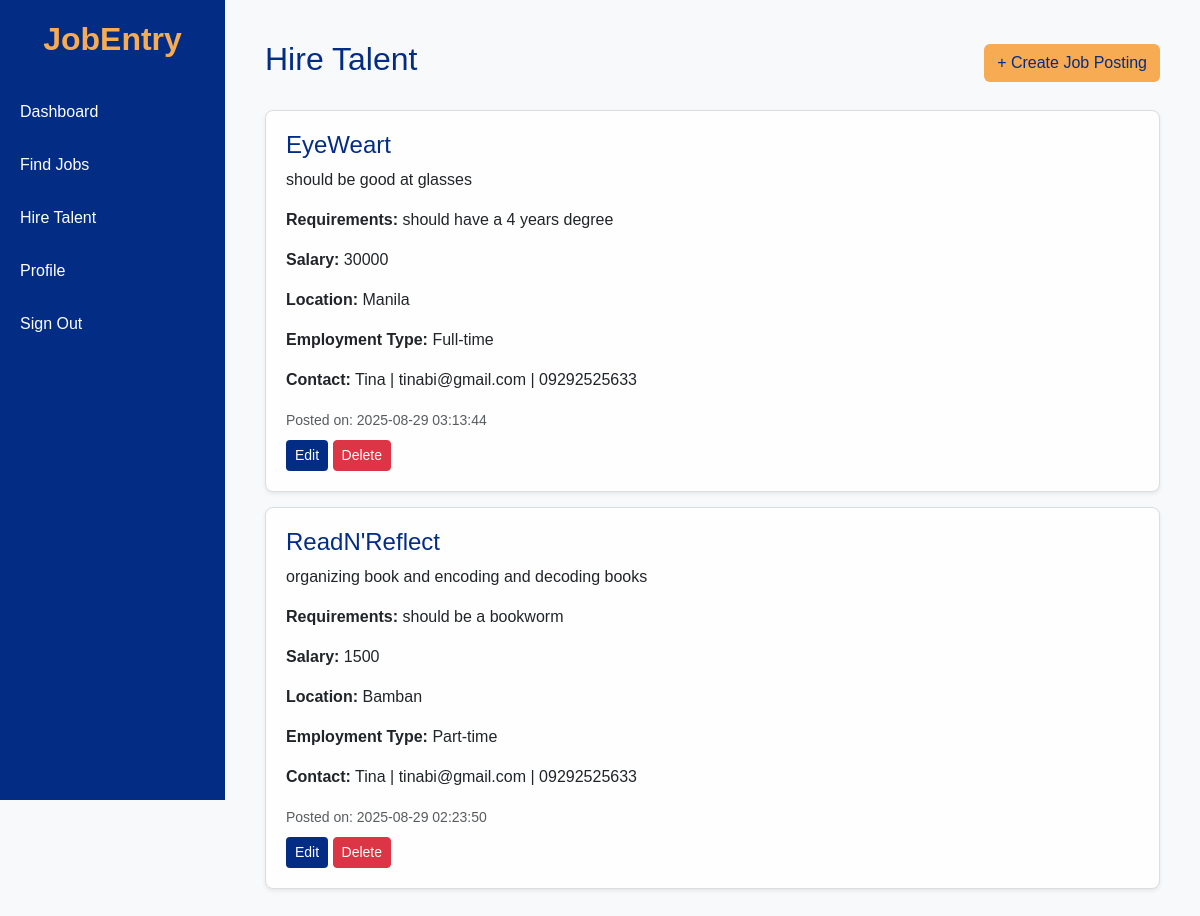
Before: /tina/hire_talent.php with the older database file.
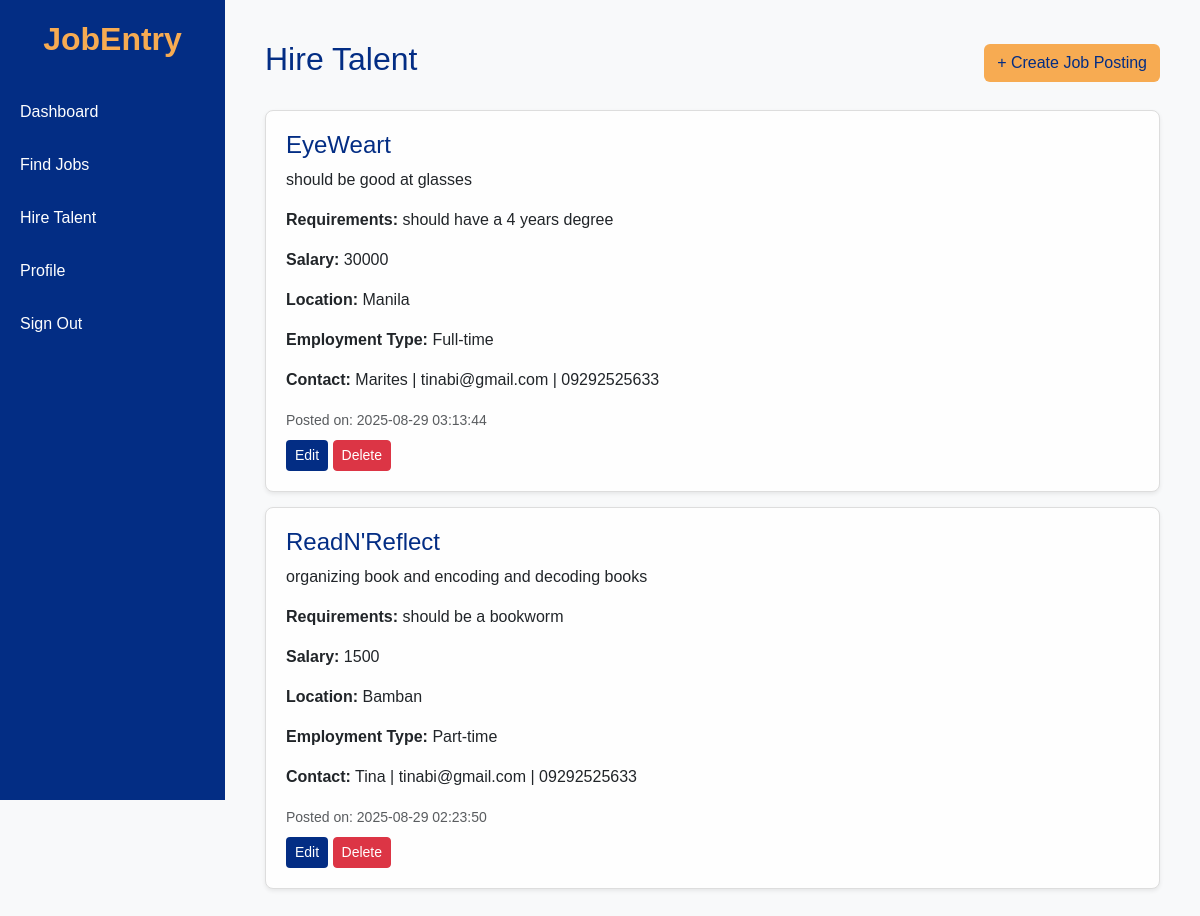
After: the same page with the newer database file.
### tables this page shows
CREATE TABLE `jobs` (
  `id` int(11) NOT NULL,
  `title` varchar(255) NOT NULL,
  `description` text NOT NULL,
  `requirements` text DEFAULT NULL,
  `salary` varchar(100) DEFAULT NULL,
  `location` varchar(255) DEFAULT NULL,
  `employment_type` enum('Full-time','Part-time','Contract','Internship') DEFAULT 'Full-time',
  `contact_name` varchar(255) DEFAULT NULL,
  `contact_email` varchar(255) DEFAULT NULL,
  `contact_phone` varchar(50) DEFAULT NULL,
  `category` varchar(100) DEFAULT NULL,
  `created_at` timestamp NOT NULL DEFAULT current_timestamp()
);

### htdocs/tina/hire_talent.php (the view, shortened to what this page needs)
<?php
include 'job_db.php';
$result = $conn->query("SELECT * FROM jobs ORDER BY created_at DESC");
?>
<!DOCTYPE html>
<html lang="en">
<head>
  <link href="https://cdn.jsdelivr.net/npm/bootstrap@5.3.2/dist/css/bootstrap.min.css" rel="stylesheet">
</head>
<body>
<div class="sidebar">
    <h2>JobEntry</h2>
    <a href="dashboard.php">Dashboard</a>
    <a href="find_jobs.php">Find Jobs</a>
    <a href="hire_talent.php">Hire Talent</a>
    <a href="profile.php">Profile</a>
    <a href="logout.php">Sign Out</a>
</div>
<div class="main-content">
  <div class="d-flex justify-content-between align-items-center mb-4">
    <h2 style="color:#032D84;">Hire Talent</h2>
    <button class="btn btn-create-job" data-bs-toggle="modal" data-bs-target="#jobModal">+ Create Job Posting</button>
  </div>
  <?php if ($result->num_rows > 0): ?>
    <?php while ($row = $result->fetch_assoc()): ?>
      <div class="job-card shadow-sm">
        <h4 style="color:#032D84;"><?php echo htmlspecialchars($row['title']); ?></h4>
        <p><?php echo nl2br(htmlspecialchars($row['description'])); ?></p>
        <p><strong>Requirements:</strong> <?php echo nl2br(htmlspecialchars($row['requirements'])); ?></p>
        <p><strong>Salary:</strong> <?php echo htmlspecialchars($row['salary']); ?></p>
        <p><strong>Location:</strong> <?php echo htmlspecialchars($row['location']); ?></p>
        <p><strong>Employment Type:</strong> <?php echo htmlspecialchars($row['employment_type']); ?></p>
        <p><strong>Contact:</strong> <?php echo htmlspecialchars($row['contact_name']); ?> |
            <?php echo htmlspecialchars($row['contact_email']); ?> |
            <?php echo htmlspecialchars($row['contact_phone']); ?></p>
        <small class="text-muted">Posted on: <?php echo $row['created_at']; ?></small><br>
        <button class="btn btn-edit btn-sm mt-2"
                data-bs-toggle="modal"
                data-bs-target="#jobModal"
                data-id="<?php echo $row['id']; ?>"
                data-title="<?php echo htmlspecialchars($row['title']); ?>"
                data-description="<?php echo htmlspecialchars($row['description']); ?>"
                data-requirements="<?php echo htmlspecialchars($row['requirements']); ?>"
                data-salary="<?php echo htmlspecialchars($row['salary']); ?>"
                data-location="<?php echo htmlspecialchars($row['location']); ?>"
                data-employment="<?php echo htmlspecialchars($row['employment_type']); ?>"
                data-contactname="<?php echo htmlspecialchars($row['contact_name']); ?>"
                data-contactemail="<?php echo htmlspecialchars($row['contact_email']); ?>"
                data-contactphone="<?php echo htmlspecialchars($row['contact_phone']); ?>">
          Edit
        </button>
        <a href="hire_talent.php?delete=<?php echo $row['id']; ?>" class="btn btn-sm btn-danger mt-2"
           onclick="return confirm('Are you sure you want to delete this job?')">Delete</a>
      </div>
    <?php endwhile; ?>
  <?php else: ?>
    <p class="text-muted">There's no job posted yet.</p>
  <?php endif; ?>
</div>
</body>
</html>

### htdocs/tina/hire_talent.php (style rules this page uses)
body { margin: 0; font-family: Arial, sans-serif; background-color: #f8f9fa; }
.sidebar { height: 100vh; width: 225px; position: fixed; top: 0; left: 0; background-color: #032D84; padding-top: 20px; }
.sidebar h2 { color: #F7AB52; text-align: center; font-weight: bold; margin-bottom: 30px; }
.sidebar a { padding: 12px 20px; display: block; color: #FEFEFE; text-decoration: none; border-radius:6px; margin-bottom:5px; }
.main-content { margin-left: 225px; padding: 40px; }
.job-card { background: #FEFEFE; border: 1px solid #ddd; padding: 20px; border-radius: 8px; margin-bottom: 15px; }
.btn-create-job { background-color: #F7AB52; color: #032D84; }
.btn-edit { background-color: #032D84; color: #FEFEFE; }

Changed rows visible on the page:
changed jobs "EyeWeart": contact_name "Tina" → "Marites"
